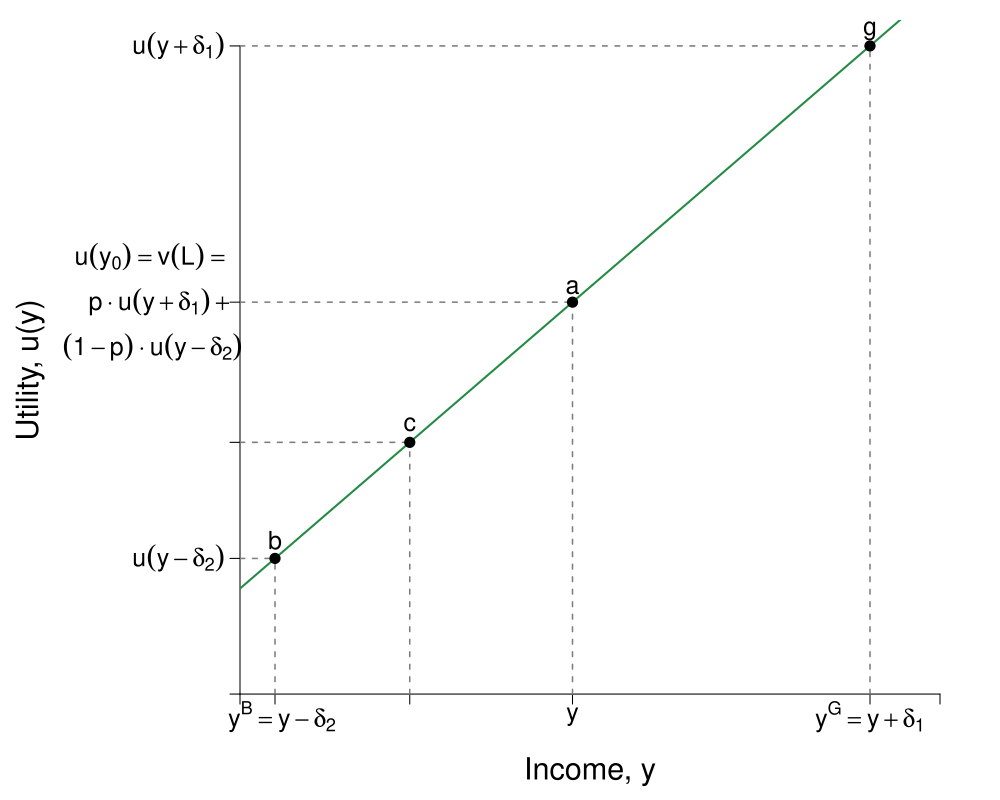

Source code (R):
#Graph Designer(s): Simon Halliday & Riley Boeth '17 & Scott Cohn
#Authors: Bowles, Foley and Halliday
#Title: Coordination, Conflict and Competition: A Text in Microeconomics

library(shape)
pdf(file = "risk/risk_neutral_u_positive.pdf", width = 10, height = 8)

# Set parameters for graphics
axislabelsize <- 1.8
labelsize <- 1.5
namesize <- 1.8
annotatesize <- 1.5
graphlinewidth <- 2
segmentlinewidth <- 1.5

COL <- c("#7fc97f", "#beaed4", "#fdc086", "#ffff99", "#386cb0", "#f0027f", "#bf5b17", "#666666")
COLA <- c("#e0f3db", "#99d8c9","#66c2a4","#41ae76", "#238b45", "#005824")
COLB <- c("#c6dbef", "#4eb3d3", "#2b8cbe", "#0868ac","#084081")
COLC <- c("#fcfbfd", "#efedf5", "#dadaeb", "#bcbddc", "#9e9ac8", "#807dba", "#6a51a3", "#54278f", "#3f007d")
grays <- gray.colors(25, start = 1, end = 0)

#Edited the margins to cater for the larger LHS labels
par(mar =  c(4, 12, 1, 3))

#Linear utility of wealth equation

LinearU <- function(x,y) {
  x + 7
}


#Add limits on axes and levels of utility for each indifference curve
ylims <- c(0, 43)
xlims <- c(0, 40)

npts <- 501 
x <- seq(xlims[1], xlims[2], length.out = npts)
y <- seq(ylims[1], ylims[2], length.out = npts) 

plot(0, 0, xlim = xlims, ylim = ylims, type = "n",
     xlab = expression(paste("")),
     ylab = expression(paste("")), 
     xaxt = "n", 
     yaxt = "n", 
     cex.lab = axislabelsize, 
     bty = "n", 
     xaxs="i"#, 
     #yaxs="i"
)

#x and y limits with plain axes without ticks/numbers to match previous graph

ticksx <- c(0, 2, 9.7, 19, 36, xlims[2])
xlabels <- c(NA, NA, NA, NA, NA)
ticksy <- c(0, 9, 16.7, 26, ylims[2])
ylabels <- c(NA, NA, NA, NA, NA)

axis(1,at = ticksx,  pos = 0, labels = FALSE)
axis(2,at = ticksy,  pos = 0, labels = FALSE, las = 1)

npts <- 500 
xx1 <- seq(xlims[1], xlims[2], length.out = npts)
xx2 <- seq(0, xlims[2], length.out = npts)
xx3 <- seq(xlims[1], 0, length.out = npts)
xx4 <- seq(-11, 0, length.out = npts)

#Axis labels and draw linear utility function
mtext(expression(paste("Income, y")), side = 1, line = 2.5, cex = axislabelsize)
text(-12, 0.5*ylims[2], expression(paste("Utility, u(y)")), xpd = TRUE, cex = axislabelsize, srt = 90) 

lines(xx1, LinearU(xx1, y), col = COLA[5], lwd = graphlinewidth)

#Label 3 points on line

text(2, 10.2, expression(paste("b")), cex = labelsize)
segments(2, 0, 2, 9, lty = 2, col = grays[20], lwd = segmentlinewidth)
segments(0, 9, 2, 9, lty = 2, col = grays[20], lwd = segmentlinewidth)
points(2, 9, pch = 16, col = "black", cex = 1.5)

text(9.7, 17.9, expression(paste("c")), cex = labelsize)
segments(9.7, 0, 9.7, 16.7, lty = 2, col = grays[20], lwd = segmentlinewidth)
segments(0, 16.7, 9.7, 16.7, lty = 2, col = grays[20], lwd = segmentlinewidth)
points(9.7, 16.7, pch = 16, col = "black", cex = 1.5)

text(19, 27, expression(paste("a")), cex = labelsize)
segments(19, 0, 19, 26, lty = 2, col = grays[20], lwd = segmentlinewidth)
segments(0, 26, 19, 26, lty = 2, col = grays[20], lwd = segmentlinewidth)
points(19, 26, pch = 16, col = "black", cex = 1.5)

text(36, 44, expression(paste("g")), cex = labelsize)
segments(36, 0, 36, 43, lty = 2, col = grays[20], lwd = segmentlinewidth)
segments(0, 43, 36, 43, lty = 2, col = grays[20], lwd = segmentlinewidth)
points(36, 43, pch = 16, col = "black", cex = 1.5)
#Label y-sub,x-sub,etc. on axes

text(36, -1.5, expression(paste(y^G == y +  delta[1])), xpd = TRUE, cex = labelsize)
text(19, -1.5, expression(paste(y)),  xpd = TRUE,  cex = labelsize)
text(2.4, -1.5, expression(paste(y^B == y - delta[2])),  xpd = TRUE,  cex = labelsize)


text(-3.5, 43, expression(paste(u(y + delta[1]))), xpd = TRUE, cex = labelsize)

text(-5, 29, expression(paste(u(y[0]) == v(L), phantom() == phantom())),  xpd = TRUE, cex = labelsize)
text(-4.5, 26, expression(paste(p%.%u(y + delta[1]) + phantom())),  xpd = TRUE, cex = labelsize)
text(-5, 23, expression(paste((1 - p)%.%u(y - delta[2]))),  xpd = TRUE, cex = labelsize)

text(-3.5, 9, expression(paste(u(y - delta[2]))),  xpd = TRUE,  cex = labelsize)



dev.off()
